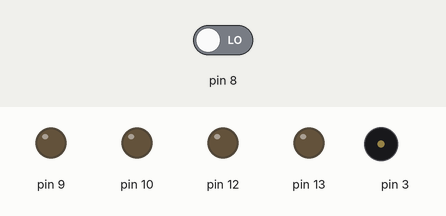
Bench run of a sketch on a simulated Arduino Uno, built with avr-gcc and run on an emulated ATmega328P. On the bench: output pins drawn as LEDs (lit = HIGH), buzzer (waves = sounding). Inputs (shaded band) come from the test bench; at power-on: pin 8 LOW.

Above: at 5.6 s.
5.7 s: pin 8 driven HIGH
At 6.5 s:
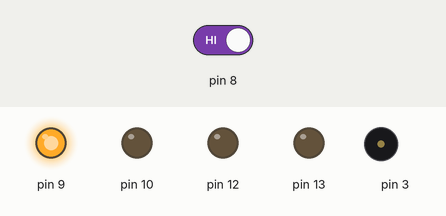
At 8.0 s:
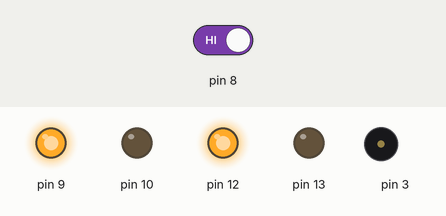
Timing chart, 0 to 9.5 s (numbered marks = the images above; inputs shaded):
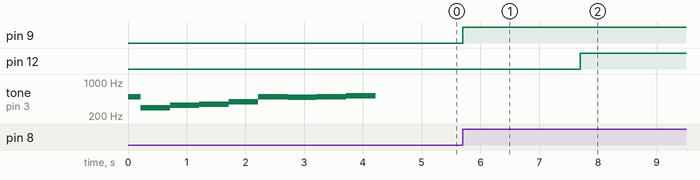

Measured:
- after the input at 5.7 s, pin 9: LOW → HIGH at once; pin 12: LOW → HIGH after 2.0 s

The sketch:

202324T2_R301_L2_Piano_Heron.ino
```cpp
void setup() {
	pinMode(13, OUTPUT);
	pinMode(12, OUTPUT);

	pinMode(10, OUTPUT);
	pinMode(9, OUTPUT);
	pinMode(8, INPUT);
	pinMode(7, INPUT);
	pinMode(3, OUTPUT);
	pinMode(6, INPUT);

	tone(3,500,500);
	delay(216);

	tone (3,293,500);
	delay(500);

	tone (3,329,500);
	delay (500);

	tone (3,349,500);
	delay(500);

	tone (3,391,500);
	delay (500);


	tone (3,493,500);
	delay(500);

	tone (3,490,500);
	delay (500);

	tone (3,494,500);
	delay(500);

	tone (3,524,500);
	delay (700);
}

void loop() {
	if (digitalRead(8))
	{
		digitalWrite(9, HIGH);
		delay(1000);
		digitalWrite(10, LOW);
		delay(1000);

		digitalWrite(12, HIGH);
		delay(1000);
		digitalWrite(11, LOW);
		delay(1000);
	}
}
```
